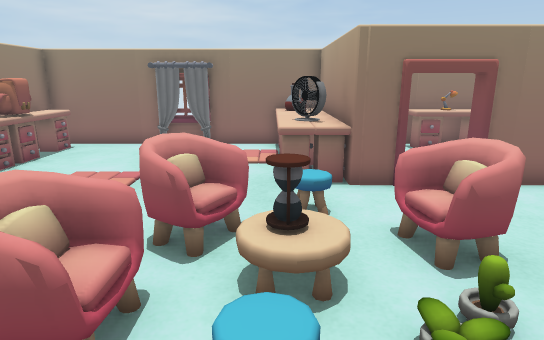
view 1 (above)

16 first-person views from a walk through a scene from a Unity 3-D project. The camera is 1.3 m above the floor, tilts 14° down and sees 75° across. Doors are open. The floor is counted in squares, 0.5 m on a side. Each view is taken from the middle of a square. On the plan, view 1 faces up. The plan holds only what a view shows up to about 20 squares ahead; the rest is blank. The player is left out. Some animated figures are left out.

view 2
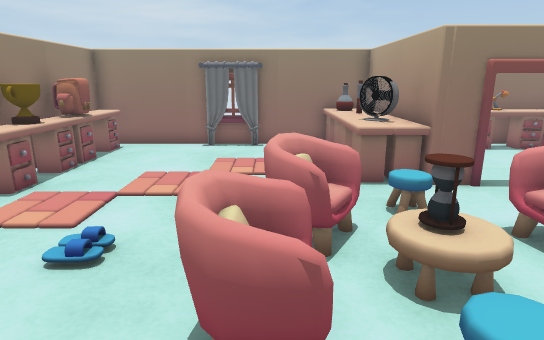

view 3
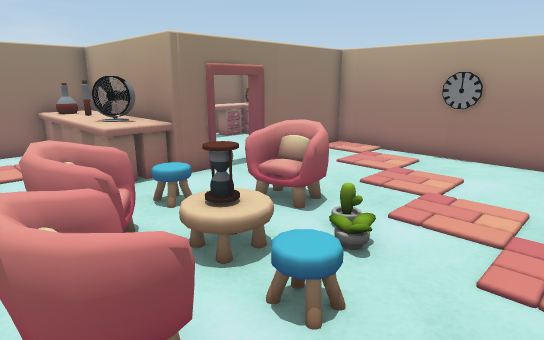

view 4
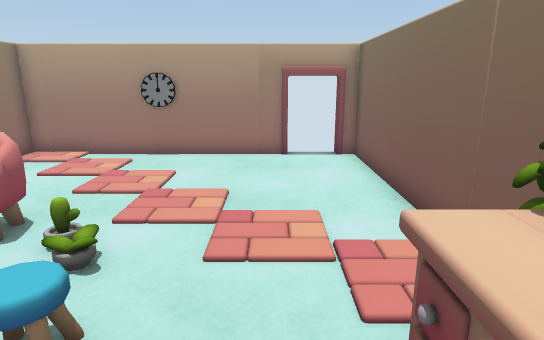

view 5
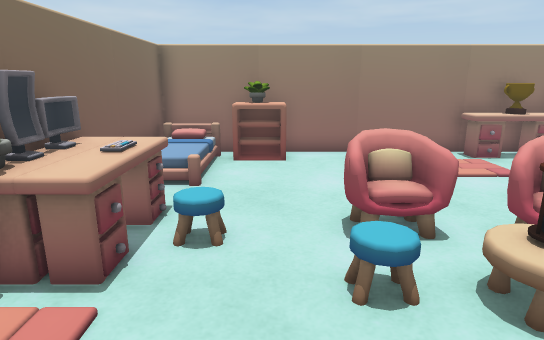

view 6
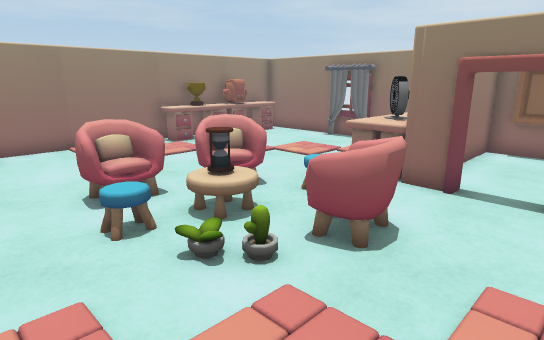

view 7
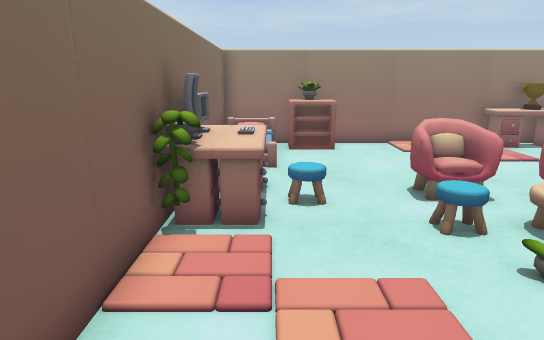

view 8
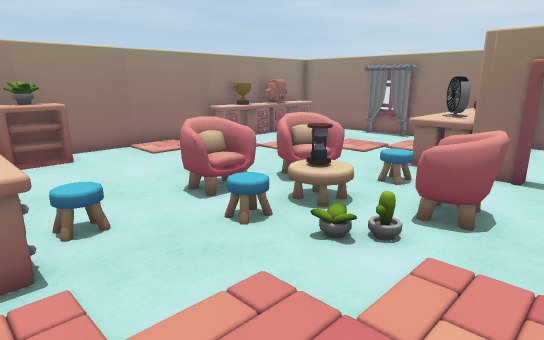

view 9
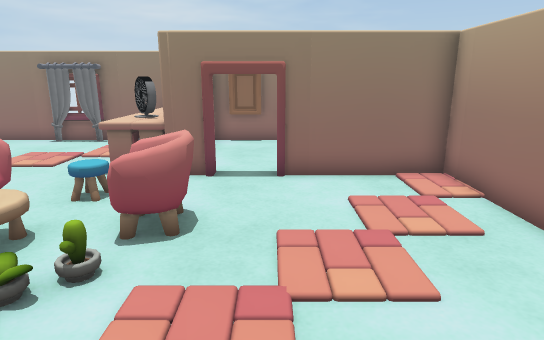

view 10
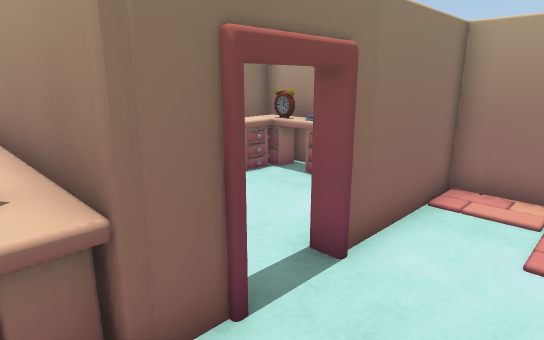

view 11
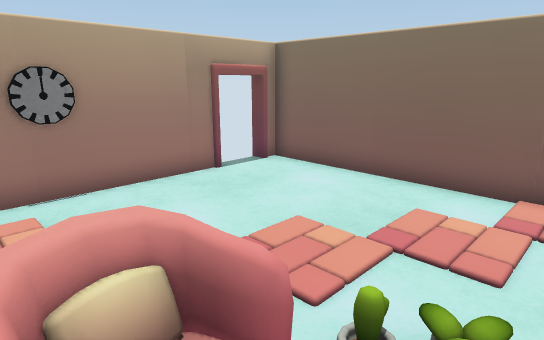

view 12
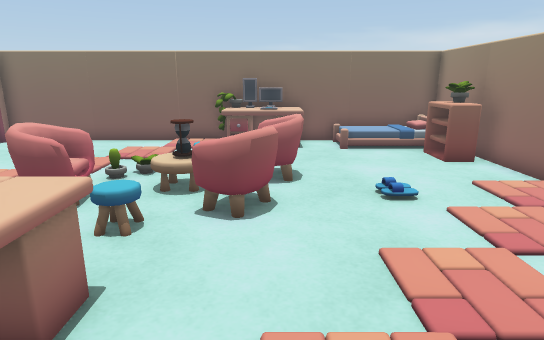

view 13
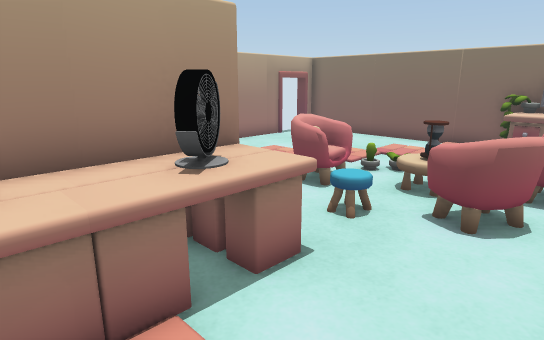

view 14
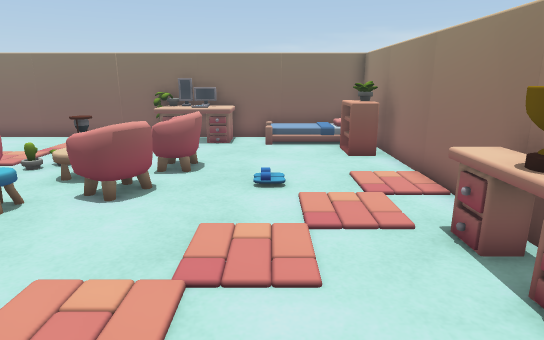

view 15
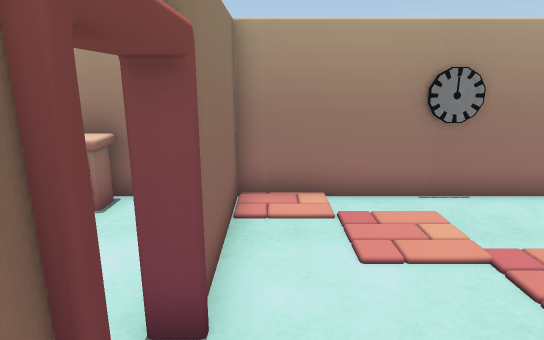

view 16
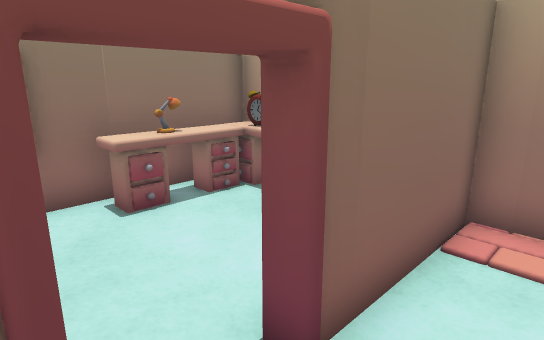

### Floor plan
Key: @ floor where view 1 was taken; # wall or solid block; . floor; D open door; E desk; P potion; L lamp; B bag; T thing the floor can be seen under or through; C chair; A plant; K clock; I cabinet; M monitor; O other object.
Columns run from 9 left of view 1 to 10 right of it. Each row starts with its distance up from view 1.
 15 ####################
 14 EE.......EPE...ELEK#
 13 EE.......EEE......K#
 12 BB.......EE#......O#
 11 EB.......EEE......E#
 10 EE.......EE#...... #
  9 EE.......EE#TTTT####
  8 EE.................#
  7 #.......C.O........#
  6 #......CC..CC......#
  5 #......CC...CC.....#
  4 #.....CC.O..C......#
  3 #.....CC...AA......#
  2 #......C.O.........#
  1 IA.................#
  0 IA.......@.........#
 -1 #OOOO.EEEE.........D
 -2 #   O.EMMA.........D
 -3 #######MMA##########

Where each view was taken, in squares from view 1:
view 1: 0 up, 0 right, facing up
view 2: 0 up, 2 left, facing up
view 3: 0 up, 3 left, facing up-right
view 4: 0 up, 3 left, facing right
view 5: 1 up, 4 right, facing left
view 6: 0 up, 6 right, facing up-left
view 7: 1 down, 6 right, facing left
view 8: 2 down, 5 right, facing up-left
view 9: 1 down, 5 right, facing up
view 10: 6 up, 1 right, facing up-right
view 11: 6 up, 1 right, facing down-right
view 12: 13 up, 2 left, facing down
view 13: 13 up, 3 left, facing down-right
view 14: 14 up, 5 left, facing down
view 15: 8 up, 2 right, facing right
view 16: 7 up, 3 right, facing up-right
